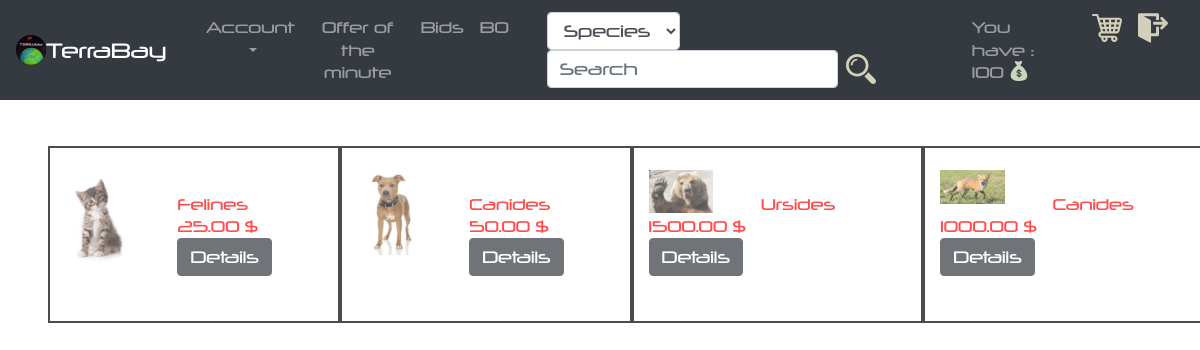
Screenshot of /controller/home_controller.php (signed in) with the database file from the repository.
### tables this page shows
CREATE TABLE IF NOT EXISTS `articles` (
  `id_article` INT(11) NOT NULL AUTO_INCREMENT,
  `id_specie` INT(11) NULL DEFAULT NULL,
  `id_user` INT(11) NOT NULL,
  `description` VARCHAR(45) NOT NULL,
  `unit_price` DECIMAL(65,2) NOT NULL,
  `stock` INT(11) NOT NULL,
  `gender` ENUM('0', '1', '2') NULL DEFAULT NULL,
  `diet` ENUM('vegie', 'carnivorous', 'omnivorous') NOT NULL,
  `weight` DECIMAL(7,2) NULL DEFAULT NULL,
  `size` DECIMAL(5,2) NOT NULL,
  `color` VARCHAR(45) NOT NULL,
  `age` INT(11) NULL DEFAULT NULL,
  `status` ENUM('available', 'unavailable', 'bid') NOT NULL,
  `photo_path` VARCHAR(100) NULL,
  PRIMARY KEY (`id_article`),
  CONSTRAINT `articles_ibfk_1`
    FOREIGN KEY (`id_specie`)
    REFERENCES `species` (`id_specie`)
    ON DELETE CASCADE
    ON UPDATE CASCADE,
  CONSTRAINT `articles_ibfk_2`
    FOREIGN KEY (`id_user`)
    REFERENCES `users` (`id_user`)
    ON DELETE CASCADE
    ON UPDATE CASCADE);

CREATE TABLE IF NOT EXISTS `species` (
  `id_specie` INT(11) NOT NULL AUTO_INCREMENT,
  `name` VARCHAR(45) NOT NULL,
  PRIMARY KEY (`id_specie`));

### model/home_model.php (called while the page is built, shortened)
<?php
	require_once("../controller/db_connexion.php");
	$sql ='select id_user,balance from users where pseudo = "'.$_SESSION['pseudo'].'"';
	$req = $db_connexion->query($sql);
	$user_data = $req->fetch();
	$sql = 'SELECT id_article, unit_price, species.name, articles.photo_path FROM users INNER JOIN articles ON users.id_user = articles.id_user INNER JOIN species ON articles.id_specie = species.id_specie WHERE users.id_user != "'.$user_data['id_user'].'"and articles.status="available" ';
	$req = $db_connexion->query($sql);
	$i=0;
	while ($row = $req->fetch()){
		$data[$i]=$row;
		$i++;
	}
?>

### view/home_view.php (the view)
	<?php
		echo "<center><h2>Welcome ".$_SESSION["pseudo"]."</h2></center>";
	?>
	<?php
	$x=0;
		if (isset($data)) {
			echo "<div class='row ml-5'>";
			for ($i=0; $i <count($data) ; $i++) {
				echo "<div class='col-sm-3' style='background-color:white; opacity:0.7; color:red; border:solid black 2px ;overflow: hidden;max-width: 336px; '><br>
				<img class='float-left mr-5' src = '".$data[$i]['photo_path']."' width='25%'>
				<br>".$data[$i]['name']."<br>".$data[$i]['unit_price']." $<br>
				<form action='../controller/product_page_controller.php?id=".$data[$i]['id_article']."' method='POST'>
				<input type='hidden' name='display' value='article'>
				<input type='submit' class='btn btn-dark ' style='background-color:dark;' name='Details' value='Details'></form><br><br></div>";
				$x++;
				if ($x%3==0){
					echo "<br>";
				}
			}
		}
	?>
</body>
</html>

### view/css/style.css (style rules this page uses)
body { background-image: url("../../view/images/background1.jpg"); background-size: 100%; color : white; overflow-X:hidden; font-family: "neuropol"; font-size: 15px; background-attachment: fixed; }
h2 { font-family: "telemarines"; }

### rows the page displays
articles: photo_path (picture), id_specie.name "Felines", unit_price "25.00"
articles: photo_path (picture), id_specie.name "Canides", unit_price "50.00"
articles: photo_path (picture), id_specie.name "Ursides", unit_price "1500.00"
articles: photo_path (picture), id_specie.name "Canides", unit_price "1000.00"

### other values shown
$_SESSION['monney'] "100"
